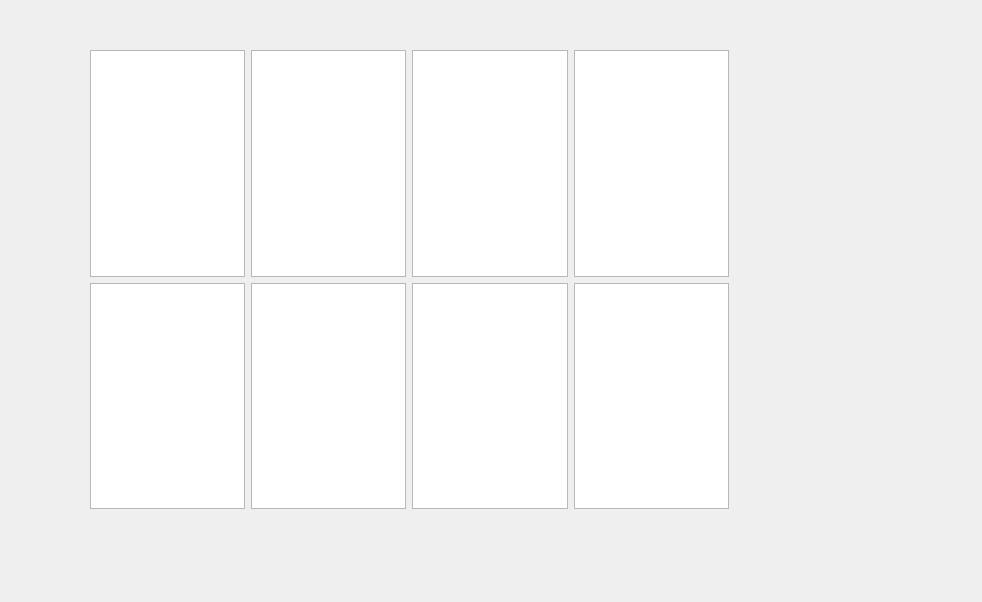
<?xml version="1.0" encoding="UTF-8"?>
<ui version="4.0">
 <class>MainWindow</class>
 <widget class="QMainWindow" name="MainWindow">
  <property name="geometry">
   <rect>
    <x>0</x>
    <y>0</y>
    <width>982</width>
    <height>602</height>
   </rect>
  </property>
  <property name="windowTitle">
   <string>MainWindow</string>
  </property>
  <widget class="QWidget" name="centralWidget">
   <widget class="QWidget" name="gridLayoutWidget">
    <property name="geometry">
     <rect>
      <x>79</x>
      <y>39</y>
      <width>661</width>
      <height>481</height>
     </rect>
    </property>
    <layout class="QGridLayout" name="gridLayout">
     <item row="0" column="3">
      <widget class="QPlainTextEdit" name="plainTextEdit_4"/>
     </item>
     <item row="0" column="2">
      <widget class="QPlainTextEdit" name="plainTextEdit_3"/>
     </item>
     <item row="0" column="0">
      <widget class="QPlainTextEdit" name="plainTextEdit"/>
     </item>
     <item row="0" column="1">
      <widget class="QPlainTextEdit" name="plainTextEdit_2"/>
     </item>
     <item row="1" column="0">
      <widget class="QPlainTextEdit" name="plainTextEdit_5"/>
     </item>
     <item row="1" column="1">
      <widget class="QPlainTextEdit" name="plainTextEdit_6"/>
     </item>
     <item row="1" column="2">
      <widget class="QPlainTextEdit" name="plainTextEdit_7"/>
     </item>
     <item row="1" column="3">
      <widget class="QPlainTextEdit" name="plainTextEdit_8"/>
     </item>
    </layout>
   </widget>
  </widget>
 </widget>
 <layoutdefault spacing="6" margin="11"/>
 <resources/>
 <connections/>
</ui>
